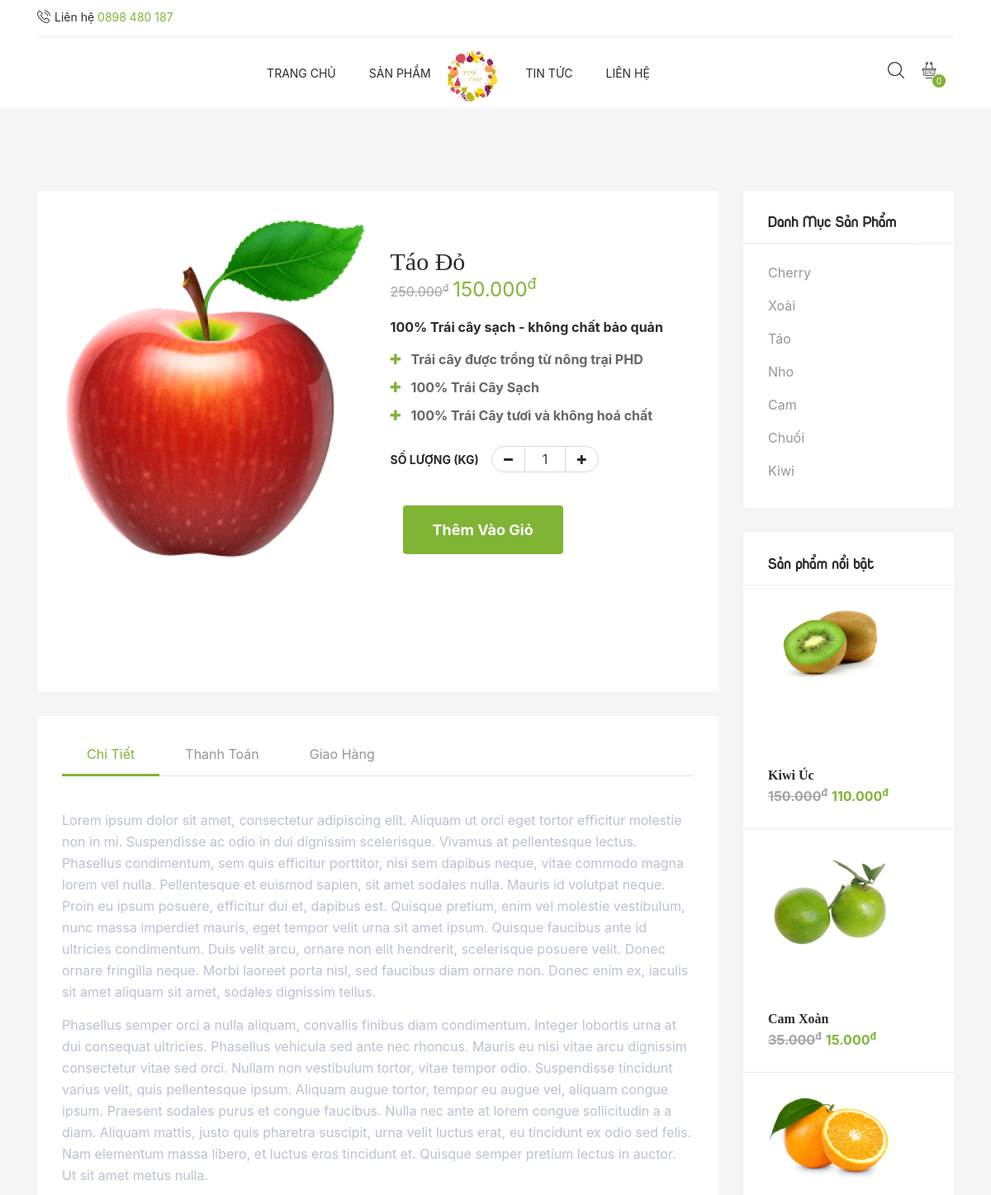
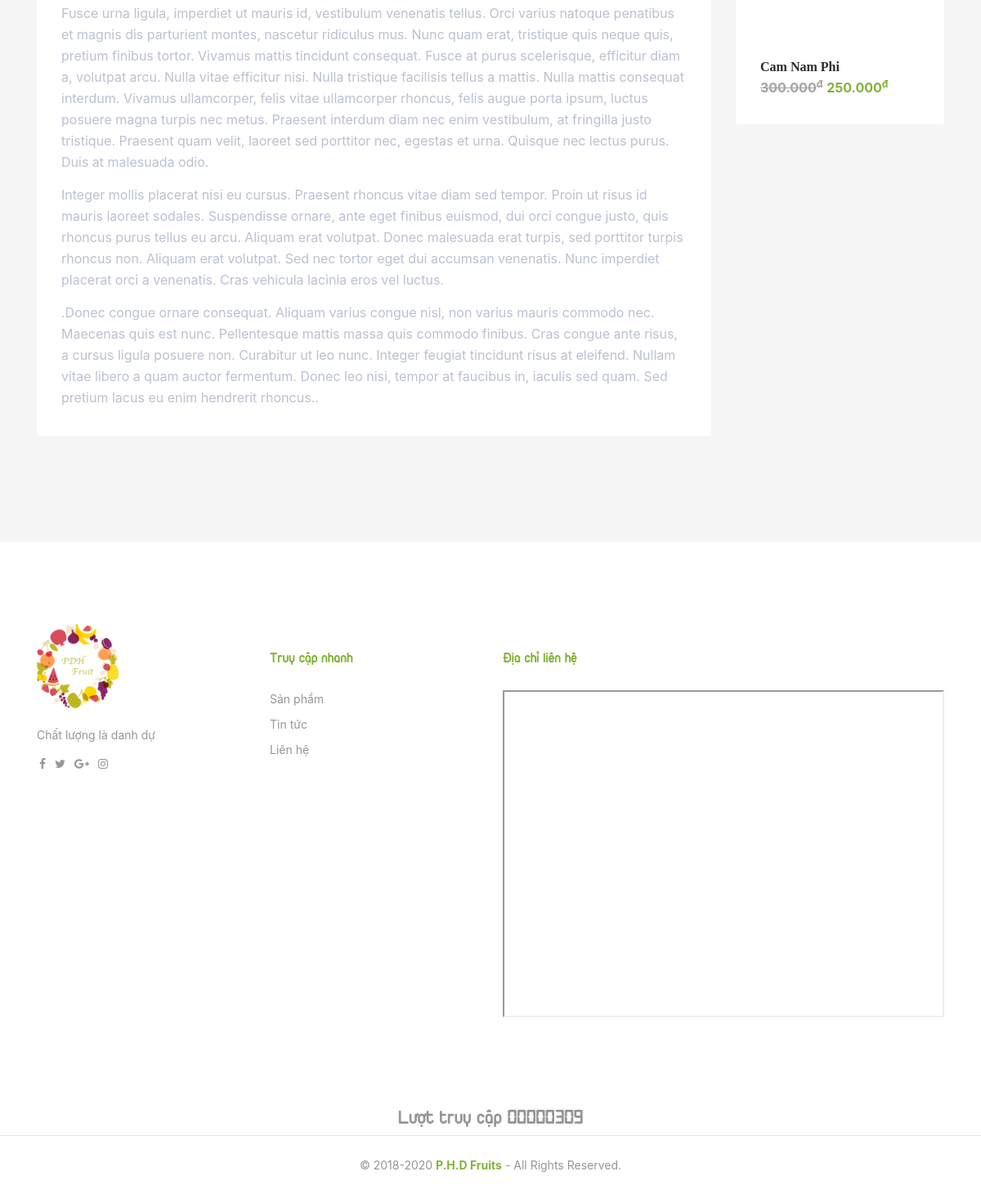
Screenshot of /PHDFruits/index.php?ref=detail_product&id=54 with the database file from the repository (2 pictures, top to bottom).
### tables this page shows
CREATE TABLE `company_info` (
  `id` int(10) NOT NULL,
  `sdt1` varchar(20) NOT NULL,
  `sdt2` varchar(20) NOT NULL,
  `email` varchar(50) NOT NULL,
  `address` varchar(500) NOT NULL,
  `map` varchar(1000) NOT NULL
);

CREATE TABLE `products` (
  `id` int(10) NOT NULL,
  `name` varchar(100) NOT NULL,
  `quantity` int(11) NOT NULL,
  `category` varchar(50) NOT NULL,
  `price` int(20) DEFAULT NULL,
  `price_sale` int(20) NOT NULL,
  `file_name` varchar(255) NOT NULL,
  `description` text NOT NULL,
  `hot` varchar(5) NOT NULL,
  `homepage` varchar(5) NOT NULL,
  `sort_homepage` int(20) NOT NULL,
  `date_created` datetime NOT NULL,
  `date_modified` datetime DEFAULT CURRENT_TIMESTAMP
);

CREATE TABLE `category` (
  `id` int(11) NOT NULL,
  `name_category` varchar(255) NOT NULL
);

CREATE TABLE `count_visit` (
  `id` int(1) NOT NULL,
  `visit` int(255) NOT NULL
);

### PHDFruits/client/store/hot_products_2.php (the view)
<div class="widget widget_recent_entries">
    <h3 class="widget_title">Sản phẩm nổi bật</h3>
    <ul>
        <?php
        $tv = mysqli_query($connect,'select * from products where hot = "Có" order by id desc limit 3 ');
        while ($tv_1 = mysqli_fetch_array($tv)){
            $gia_goc=$tv_1['price'];
            $gia_goc=number_format($gia_goc,0,",",".");
            $gia_giam=$tv_1['price_sale'];
            $gia_giam=number_format($gia_giam,0,",",".");
            $so_luong = $tv_1['quantity'];
            ?>
            <li>
                <div class="product" style="height: auto !important;">
                    <a href="?ref=detail_product&id=<?php echo $tv_1['id'];?>&id_menu=<?php echo $tv_1['category']?>" class="media">
                        <span class="product-image">
                            <img src="admin/products/uploads/<?php echo $tv_1['file_name'];?>" alt="Image" class="img-fluid" style="width:150px;">
                        </span>
    <span class="product-info media-body">
                        <span class="product-title"><strong><?php echo $tv_1['name'];?></strong></span>
        <?php
        if ($so_luong == 0){
            echo "<h3 style='color: red;'>Hết hàng</h3>";
        }else{ ?>
            <span class="price"><del><?php echo $gia_goc?><sup>đ</sup></del><?php echo $gia_giam?><sup>đ</sup></span>
        <?php } ?>
                        </span>
                    </a>
                </div>
            </li>
        <?php } ?>
    </ul>
</div>

### PHDFruits/client/navbar.php (shortened to what this page needs)
<?php
include 'admin/config.php';
$res = mysqli_query($connect, "SELECT * FROM company_info");
$data = mysqli_fetch_array($res);
?>
<div class="tr-topbar">
    <div class="container">
        <div class="topbar-content">
            <div class="float-left">
                <span><span class="icon icon-phone-call"></span> Liên hệ <a href="tel:<?php echo $data['sdt1'] ?>"><span class="number"><?php echo $data['sdt1'] ?></span></a></span>
            </div>
        </div>
    </div>
</div>
<div class="tr-menu">
    <nav class="navbar navbar-expand-lg">
        <div class="container">
            <div class="collapse navbar-collapse justify-content-center" id="navbarNav">
                <ul class="navbar-nav tr-d-md-none">
                    <li class="nav-item tr-dropdown"><a class="nav-link" href="index.php">Trang chủ</a></li>
                    <li class="nav-item"><a class="nav-link" href="?ref=store">Sản phẩm</a></li>
                    <li class="tr-middle-logo"><a class="navbar-brand" href="index.php"><img class="img-fluid" src="client/images/logo.png" alt="Logo" style="max-width: 60px;"></a></li>
                    <li class="nav-item"><a class="nav-link" href="?ref=blog">Tin tức</a></li>
                    <li class="nav-item"><a class="nav-link" href="?ref=contact">Liên hệ</a></li>
                </ul>
            </div>
            <div class="find-option float-right">
                <ul class="global-list">
                    <?php
                    include 'client/form_search.php';
                    include 'client/cart/form_cart.php';
                    ?>
                </ul>
            </div>
        </div>
    </nav>
</div>

### PHDFruits/client/store/detail_product.php (shortened to what this page needs)
<?php
include 'admin/config.php';
$id=$_GET['id'];
$tv="select * from products where id='$id'";
$tv_1=mysqli_query($connect,$tv);
$tv_2=mysqli_fetch_array($tv_1);
$ten = $tv_2['name'];
$mo_ta = $tv_2['description'];
$gia_goc=$tv_2['price'];
$gia_goc=number_format($gia_goc,0,",",".");
$gia_giam=$tv_2['price_sale'];
$gia_giam=number_format($gia_giam,0,",",".");
$so_luong = $tv_2['quantity'];
$sql="select * from productS where id = '$id'";
$query=mysqli_query($connect,$sql);
?>
<div class="main-content bg-color">
    <div class="container">
        <div class="row">
            <div class="col-md-8 col-lg-9  push-md-4 push-lg-3">
                <div class="details-content">
                    <div class="product-details section-bg-white">
                        <div class="row">
                            <div class="col-lg-6">
                                <div id="details-slider" class="details-slider carousel slide" data-ride="carousel">
                                    <div class="carousel-inner" role="listbox">
                                        <div class="carousel-item1">
                                            <?php
                                                while($row=mysqli_fetch_array($query)){;?>
                                            <img class="img-fluid" src="<?php echo "admin/products/uploads/".$row['file_name']; ?>" alt="<?php echo $row['file_name'];?>">
                                                <?php } ?>
                                        </div>
                                    </div>
                                </div>
                            </div>
                            <div class="col-lg-6">
                                <div class="product-details-info">
                                    <span class="product-title"><?php echo $ten; ?></span>
                                    <?php
                                    if ($so_luong == 0){
                                        echo "<div style='color: red'><h2>Hết hàng</h2></div>";
                                    }else { ?>
                                        <span class="price"><del><?php echo $gia_goc; ?><sup>đ</sup></del><?php echo $gia_giam; ?><sup>đ</sup></span>
                                    <?php } ?>
                                    <p>100% Trái cây sạch - không chất bảo quản</p>
                                    <ul class="global-list">
                                        <li>Trái cây được trồng từ nông trại PHD</li>
                                        <li>100% Trái Cây Sạch</li>
                                        <li>100% Trái Cây tươi và không hoá chất</li>
                                    </ul>
                                    <?php
                                    if ($so_luong == 0){
                                        echo "<div>&nbsp;</div>";
                                    }else {
                                        echo '<form action="" method="get">';
                                        echo "<div class='quantity-price'>";
                                        echo "<span>Số lượng (kg)</span>";
                                        echo "<div class='quantity' data-trigger='spinner'>";
                                        echo "<input type='text' name='quantity' value='1' style='width:50px' class='input-text'> ";
                                        echo "</div>";
                                        echo "</div>";
                                        echo "<div class='add-to-cart'>";
                                        echo "<input class='btn btn-primary' type='submit' value='Thêm vào giỏ' style='margin-left:15px' >";
                                        echo "</div>";
                                        echo "</form>";
                                    }
                                    ?>
                                </div>
                            </div>
                        </div>
                    </div>
                    <div class="products-description section-bg-white">
                        <ul class="nav nav-tabs description-tabs" role="tablist">
                            <li role="presentation" class="nav-item"><a class="nav-link active" href="#details" aria-controls="details" role="tab" data-toggle="tab">Chi tiết</a></li>
                            <li class="nav-item" role="presentation"><a class="nav-link" href="#payment" aria-controls="payment" role="tab" data-toggle="tab" aria-expanded="true">Thanh toán</a></li>
                            <li class="nav-item" role="presentation"><a class="nav-link" href="#delivery" aria-controls="delivery" role="tab" data-toggle="tab" aria-expanded="true">Giao hàng</a></li>
                        </ul>
                        <div class="tab-content">
                            <div role="tabpanel" class="tab-pane fade show active" id="details" style="opacity: 1">
                                <?php
                                    echo $mo_ta ?>
                            </div>
                        </div>
                    </div>
                    <?php include 'client/store/related_product.php' ?>
                </div>
            </div>
            <div class="col-md-4 col-lg-3 pull-md-8 pull-lg-9">
                <div class="gb-sidebar">
                    <div class="widget-area">
                        <?php
                        include 'client/store/form_category.php';
                        include "client/store/hot_products_2.php";
                        ?>
                    </div>
                </div>
            </div>
        </div>
    </div>
</div>

### PHDFruits/client/store/form_category.php
<div class="widget widget_categories">
    <h3 class="widget_title"><a class="widget_title" href="?ref=store">Danh Mục Sản Phẩm</a></h3>
    <ul>
        <?php
        $tv="select * from category order by id ";
        $tv_1=mysqli_query($connect,$tv);
        while($tv_2=mysqli_fetch_array($tv_1))
        {
            $ten=$tv_2['name_category'];
            $id=$tv_2['id'];
            echo "<li><a href='?ref=store&id_menu=".$id."'>$ten</a></li>";
        }
        ?>
    </ul>
</div>

### PHDFruits/client/footer.php (shortened to what this page needs)
<div class="tr-footer section-bg-white">
    <div class="footer-top section-padding">
        <div class="container">
            <div class="row">
                <div class="col-md-3 col-xs-12">
                    <div class="footer-widget">
                        <div class="footer-logo">
                            <a href="index.php"><img src="logo.png" alt="Logo" class="img-fluid" style="max-width: 100px;"></a>
                        </div>
                        <p>Chất lượng là danh dự</p>
                        <div class="footer-social">
                            <ul class="global-list">
                                <li><a href="#"><i class="fa fa-facebook" aria-hidden="true"></i></a></li>
                                <li><a href="#"><i class="fa fa-twitter" aria-hidden="true"></i></a></li>
                                <li><a href="#"><i class="fa fa-google-plus" aria-hidden="true"></i></a></li>
                                <li><a href="#"><i class="fa fa-instagram" aria-hidden="true"></i></a></li>
                            </ul>
                        </div>
                    </div>
                </div>
                <div class="col-md-3 col-xs-12">
                    <div class="footer-widget">
                        <h3>Truy cập nhanh</h3>
                        <ul class="global-list">
                            <li><a href="?ref=store">Sản phẩm</a></li>
                            <li><a href="?ref=blog">Tin tức</a></li>
                            <li><a href="?ref=contact">Liên hệ</a></li>
                        </ul>
                    </div>
                </div>
                <div class="col-md-6 col-xs-12">
                    <div class="footer-widget">
                        <h3>Địa chỉ liên hệ</h3>
                        <?php
                        $query = mysqli_query($connect,"select * from company_info");
                        $row= mysqli_fetch_array($query);
                        echo $row['map'];?>
                    </div>
                </div>
            </div>
        </div>
    </div>
    <div class="row">
        <div class="col-12" style="text-align: center">
            <h3 style="font-weight: normal;">Lượt truy cập <b style="font-family: '7-Led'"><?php echo $visit_f?></b></h3>
        </div>
    </div>
    <div class="footer-bottom clearfix">
        <div class="container" style="text-align: center;">
            <div class="" style="float: none">
                <span>© 2018-<?php echo date("Y") ?> <a href="admin/index.php" style="color: #80b435;" target="_blank"><b>P.H.D Fruits</b></a> - All Rights Reserved.</span>
            </div>
        </div>
    </div>
</div>

### rows the page displays
company_info: sdt1 "0898 480 187"
products: file_name (picture), name "Táo Đỏ", price "250.000", price_sale "150.000", description "Lorem ipsum dolor sit amet, consectetur adipiscing elit. Aliquam ut orci eget tortor efficitur molestie non in mi. Suspendisse ac odio in dui dignissim scelerisque. Vivamus at pellentesque lectus. Phasellus condimentum, sem quis efficitur porttitor, nisi sem dapibus neque, vitae commodo magna lorem vel nulla. Pellentesque et euismod sapien, sit amet sodales nulla. Mauris id volutpat neque. Proin eu ipsum posuere, efficitur dui et, dapibus est. Quisque pretium, enim vel molestie vestibulum, nunc massa imperdiet mauris, eget tempor velit urna sit amet ipsum. Quisque faucibus ante id ultricies condimentum. Duis velit arcu, ornare non elit hendrerit, scelerisque posuere velit. Donec ornare…"
category: name_category "Cherry"
category: name_category "Xoài"
category: name_category "Táo"
category: name_category "Nho"
category: name_category "Cam"
category: name_category "Chuối"
category: name_category "Kiwi"
products: file_name (picture), name "Kiwi Úc", price "150.000", price_sale "110.000"
products: file_name (picture), name "Cam Xoàn", price "35.000", price_sale "15.000"
products: file_name (picture), name "Cam Nam Phi", price "300.000", price_sale "250.000"
count_visit: visit "00000309"

### other values shown
$so_luong "0"
